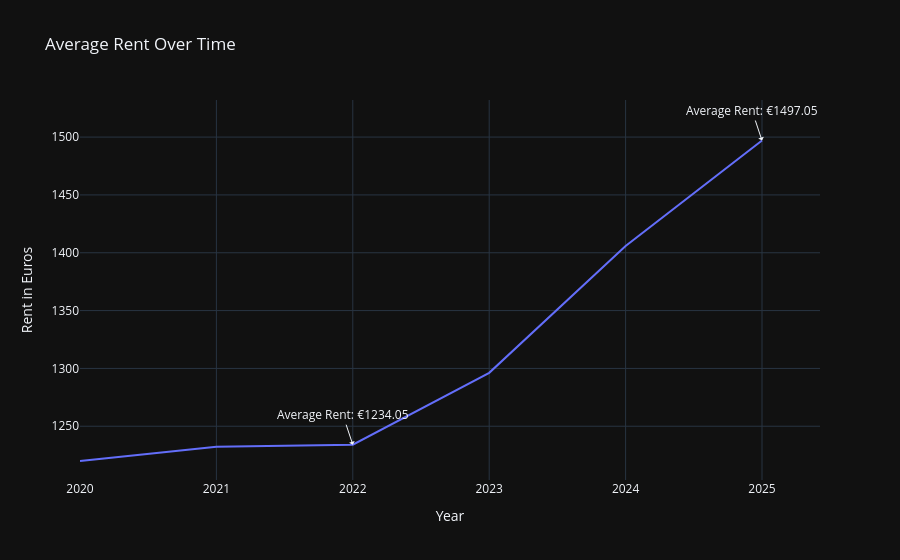

The code cell stored with this chart in its notebook:
### Code cell
grouped_yearly_rent = df.groupby('year')['rent_euro'].mean().reset_index()
fig = px.line(grouped_yearly_rent, x='year', y='rent_euro', title="Average Rent Over Time", template="plotly_dark", labels=labels)
fig.add_annotation(x=2022, y=grouped_yearly_rent[grouped_yearly_rent['year'] == 2022]['rent_euro'].values[0],
            text=f"Average Rent: €{grouped_yearly_rent[grouped_yearly_rent['year'] == 2022]['rent_euro'].values[0]:.2f}",
            showarrow=True,
            arrowhead=1)

fig.add_annotation(x=2025, y=grouped_yearly_rent[grouped_yearly_rent['year'] == 2025]['rent_euro'].values[0],
            text=f"Average Rent: €{grouped_yearly_rent[grouped_yearly_rent['year'] == 2025]['rent_euro'].values[0]:.2f}",
            showarrow=True,
            arrowhead=1)

### Figure 1 — Plotly figure (JSON) as saved in the notebook; plotly's stock layout.template omitted (floating-point values rounded to 4 significant figures)
{"data": [{"hovertemplate": "Year=%{x}<br>Rent in Euros=%{y}<extra></extra>", "legendgroup": "", "line": {"color": "#636efa", "dash": "solid"}, "marker": {"symbol": "circle"}, "mode": "lines", "name": "", "orientation": "v", "showlegend": false, "type": "scatter", "x": [2020, 2021, 2022, 2023, 2024, 2025], "xaxis": "x", "y": [1220.0, 1232.0, 1234.0, 1296.0, 1406.0, 1497.0], "yaxis": "y"}], "layout": {"annotations": [{"arrowhead": 1, "showarrow": true, "text": "Average Rent: €1234.05", "x": 2022, "y": 1234.0}, {"arrowhead": 1, "showarrow": true, "text": "Average Rent: €1497.05", "x": 2025, "y": 1497.0}], "legend": {"tracegroupgap": 0}, "title": {"text": "Average Rent Over Time"}, "xaxis": {"anchor": "y", "domain": [0, 1], "title": {"text": "Year"}}, "yaxis": {"anchor": "x", "domain": [0, 1], "title": {"text": "Rent in Euros"}}}}
